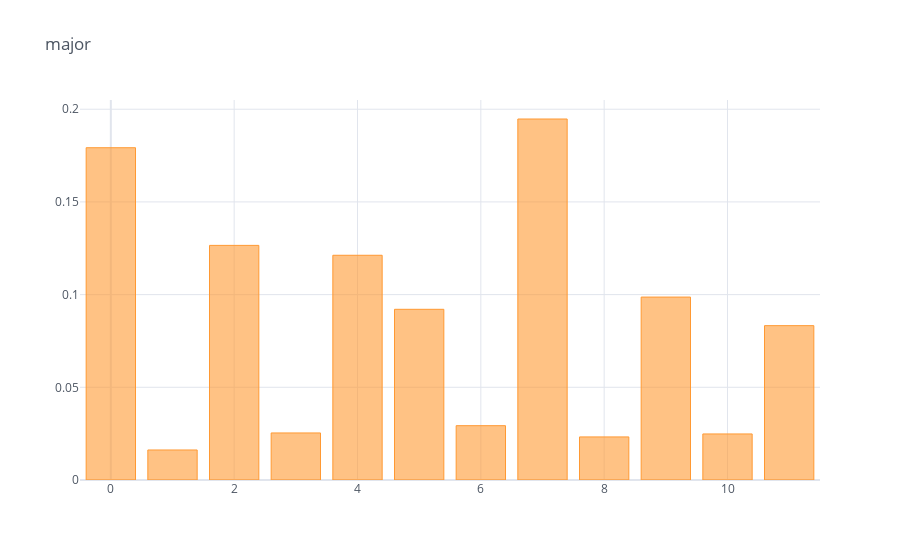
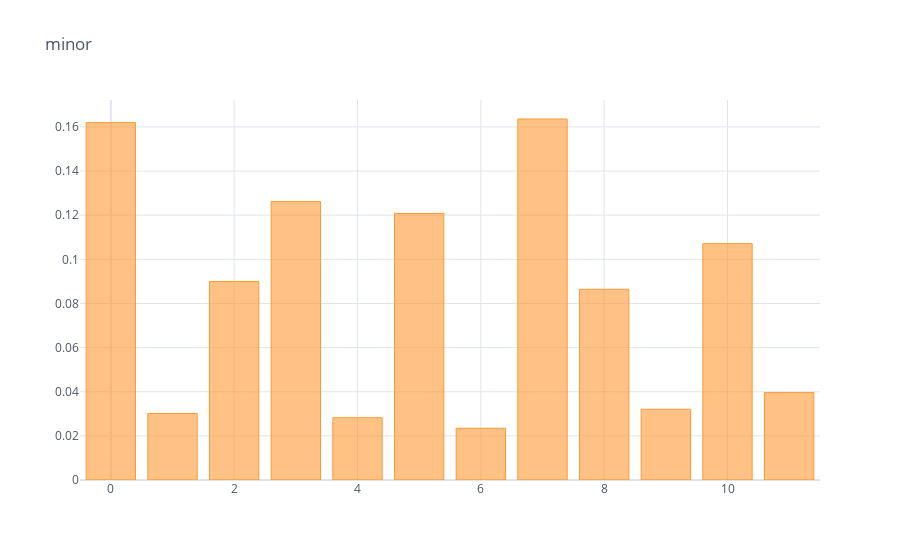

The code cell stored with these charts, in order, in its notebook:
### Markdown cell above
### Hint 2
This is what the mean of the ground truth for major and minor looks like:

### Code cell
major_mean_pc_duration = {
 0: 0.1792334741300649,
 1: 0.016194246522623856,
 2: 0.12655280537743901,
 3: 0.025386044326330903,
 4: 0.12121976418935039,
 5: 0.09207725352852898,
 6: 0.02930039349131656,
 7: 0.19473155624848157,
 8: 0.02324467767869272,
 9: 0.09867587704734578,
 10: 0.024848467922041463,
 11: 0.08326001666922679}

minor_mean_pc_duration = {
 0: 0.16195224046022005,
 1: 0.03014516030424735,
 2: 0.08993909167778845,
 3: 0.1261668911358516,
 4: 0.02821709371392731,
 5: 0.12078263380972043,
 6: 0.023455154424039615,
 7: 0.16359499887584905,
 8: 0.08642460807252482,
 9: 0.032053164535953325,
 10: 0.10712390344531529,
 11: 0.039598903486405754}
pd.Series(major_mean_pc_duration).iplot('bar', title='major')
pd.Series(minor_mean_pc_duration).iplot('bar', title='minor')

### Figure 1 — Plotly figure (JSON) as saved in the notebook; plotly's stock layout.template omitted (floating-point values rounded to 4 significant figures)
{"data": [{"marker": {"color": "rgba(255, 153, 51, 0.6)", "line": {"color": "rgba(255, 153, 51, 1.0)", "width": 1}}, "name": "None", "orientation": "v", "text": "", "type": "bar", "x": [0, 1, 2, 3, 4, 5, 6, 7, 8, 9, 10, 11], "y": [0.1792, 0.01619, 0.1266, 0.02539, 0.1212, 0.09208, 0.0293, 0.1947, 0.02324, 0.09868, 0.02485, 0.08326]}], "layout": {"legend": {"bgcolor": "#FFFFFF", "font": {"color": "#4D5663"}}, "paper_bgcolor": "#FFFFFF", "plot_bgcolor": "#FFFFFF", "title": {"font": {"color": "#4D5663"}, "text": "major"}, "xaxis": {"gridcolor": "#E1E5ED", "showgrid": true, "tickfont": {"color": "#4D5663"}, "title": {"font": {"color": "#4D5663"}, "text": ""}, "zerolinecolor": "#E1E5ED"}, "yaxis": {"gridcolor": "#E1E5ED", "showgrid": true, "tickfont": {"color": "#4D5663"}, "title": {"font": {"color": "#4D5663"}, "text": ""}, "zerolinecolor": "#E1E5ED"}}}

### Figure 2 — Plotly figure (JSON) as saved in the notebook; plotly's stock layout.template omitted (floating-point values rounded to 4 significant figures)
{"data": [{"marker": {"color": "rgba(255, 153, 51, 0.6)", "line": {"color": "rgba(255, 153, 51, 1.0)", "width": 1}}, "name": "None", "orientation": "v", "text": "", "type": "bar", "x": [0, 1, 2, 3, 4, 5, 6, 7, 8, 9, 10, 11], "y": [0.162, 0.03015, 0.08994, 0.1262, 0.02822, 0.1208, 0.02346, 0.1636, 0.08642, 0.03205, 0.1071, 0.0396]}], "layout": {"legend": {"bgcolor": "#FFFFFF", "font": {"color": "#4D5663"}}, "paper_bgcolor": "#FFFFFF", "plot_bgcolor": "#FFFFFF", "title": {"font": {"color": "#4D5663"}, "text": "minor"}, "xaxis": {"gridcolor": "#E1E5ED", "showgrid": true, "tickfont": {"color": "#4D5663"}, "title": {"font": {"color": "#4D5663"}, "text": ""}, "zerolinecolor": "#E1E5ED"}, "yaxis": {"gridcolor": "#E1E5ED", "showgrid": true, "tickfont": {"color": "#4D5663"}, "title": {"font": {"color": "#4D5663"}, "text": ""}, "zerolinecolor": "#E1E5ED"}}}
